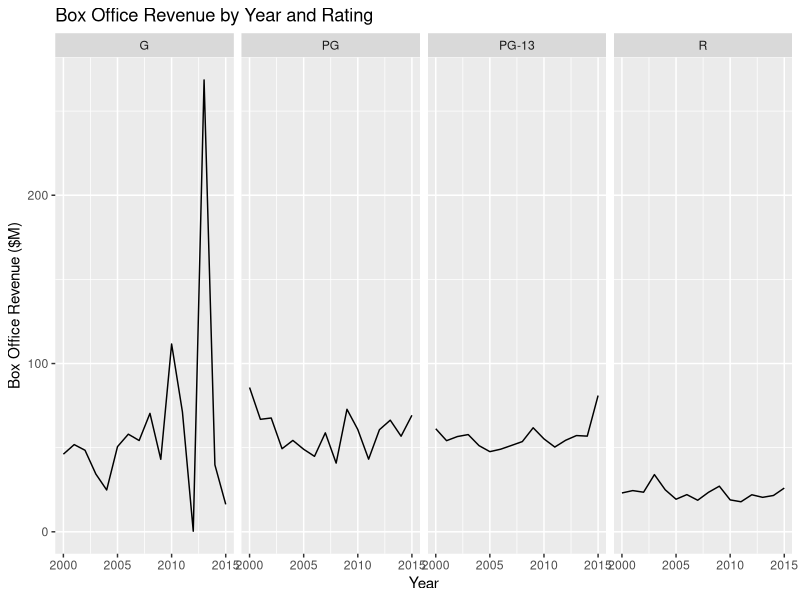
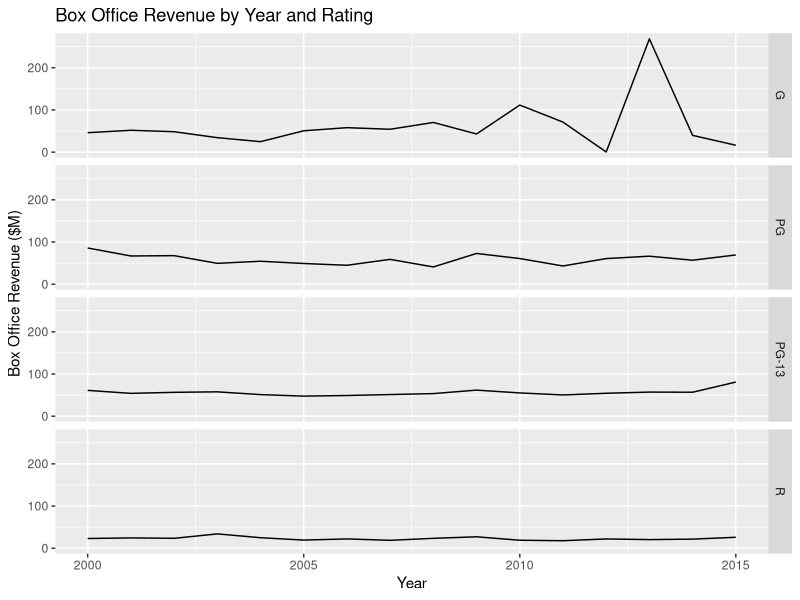
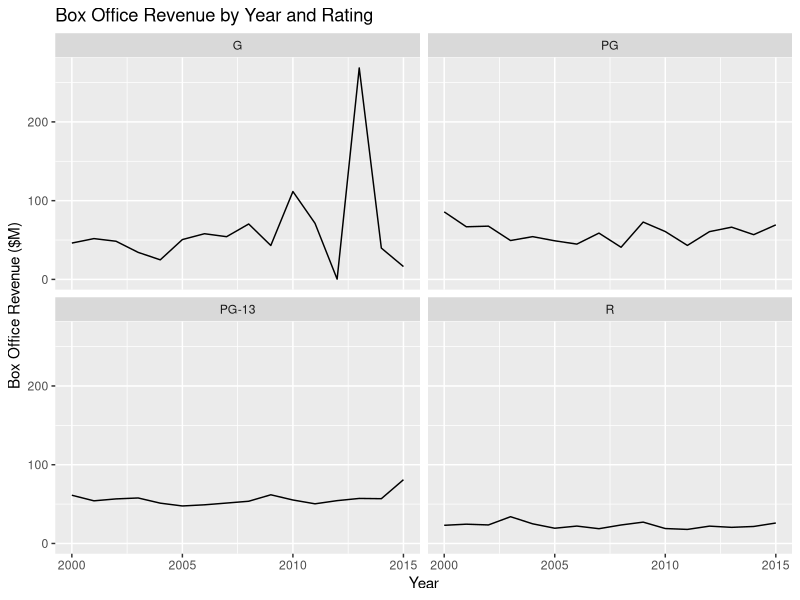
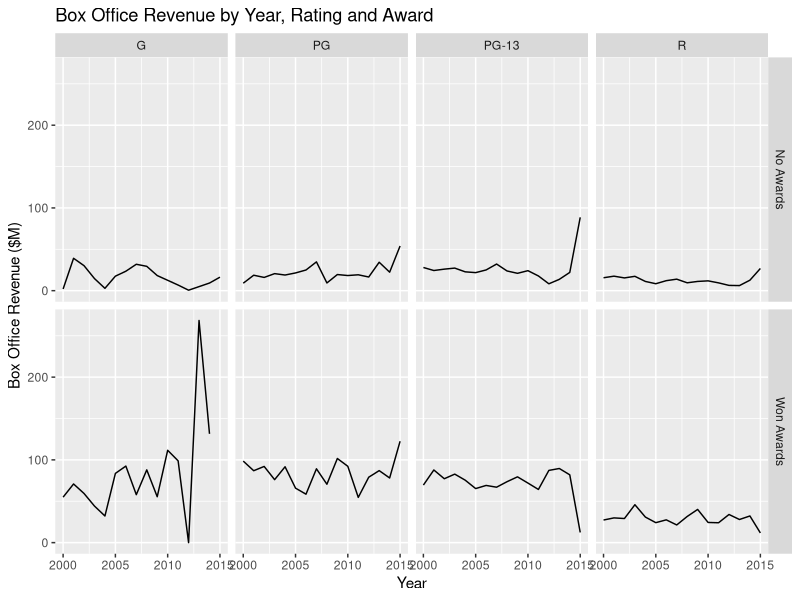
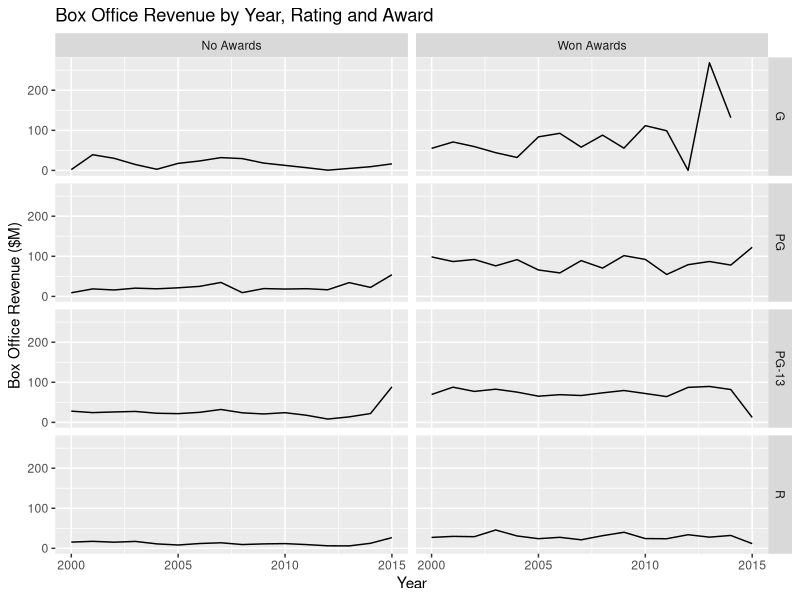

The R script that drew these images, in order:
## ---- chunk 1
library(ggplot2)

timeSeries2 <- read.csv("../data/TimeSeries2.csv")
head(timeSeries2)

title <- "Box Office Revenue by Year and Rating"
x_lab <- "Year"
y_lab <- "Box Office Revenue ($M)"

## ---- chunk 2
ggplot(
  data = timeSeries2,
  aes(x=Year,y=Box.Office)) +
  geom_line()+
  facet_grid(
    facets = .~Rating) + # Rows ~ Columns
  ggtitle(title) +
  xlab(x_lab) +
  ylab(y_lab) 
  
## ---- chunk 3
ggplot(
  data = timeSeries2,
  aes(x = Year, y = Box.Office)) +
  geom_line() +
  facet_grid(facets = Rating~.) +
  ggtitle(title) +
  xlab(x_lab) +
  ylab(y_lab)
  
## ---- chunk 4
ggplot(
  data = timeSeries2,
  aes( x= Year, y = Box.Office)) +
  ggtitle(title) +
  xlab(x_lab) +
  ylab(y_lab) +
  geom_line() +
  facet_wrap(
    facets = ~ Rating)
## ---- chunk 5
title <- "Box Office Revenue by Year, Rating and Award"
timeSeries3 = read.csv("../data/TimeSeries3.csv")

ggplot(
  data = timeSeries3,
  aes(x = Year, y = Box.Office)) +
  geom_line() +
  ggtitle(title) +
  xlab(x_lab) +
  ylab(y_lab) +
  facet_grid(facets = Awards ~ Rating)

## ---- chunk 6
ggplot(
  data = timeSeries3,
  aes(x = Year, y = Box.Office)) +
  geom_line() +
  ggtitle(title)+
  xlab(x_lab) +
  ylab(y_lab) +
  facet_grid(facets = Rating ~ Awards )
